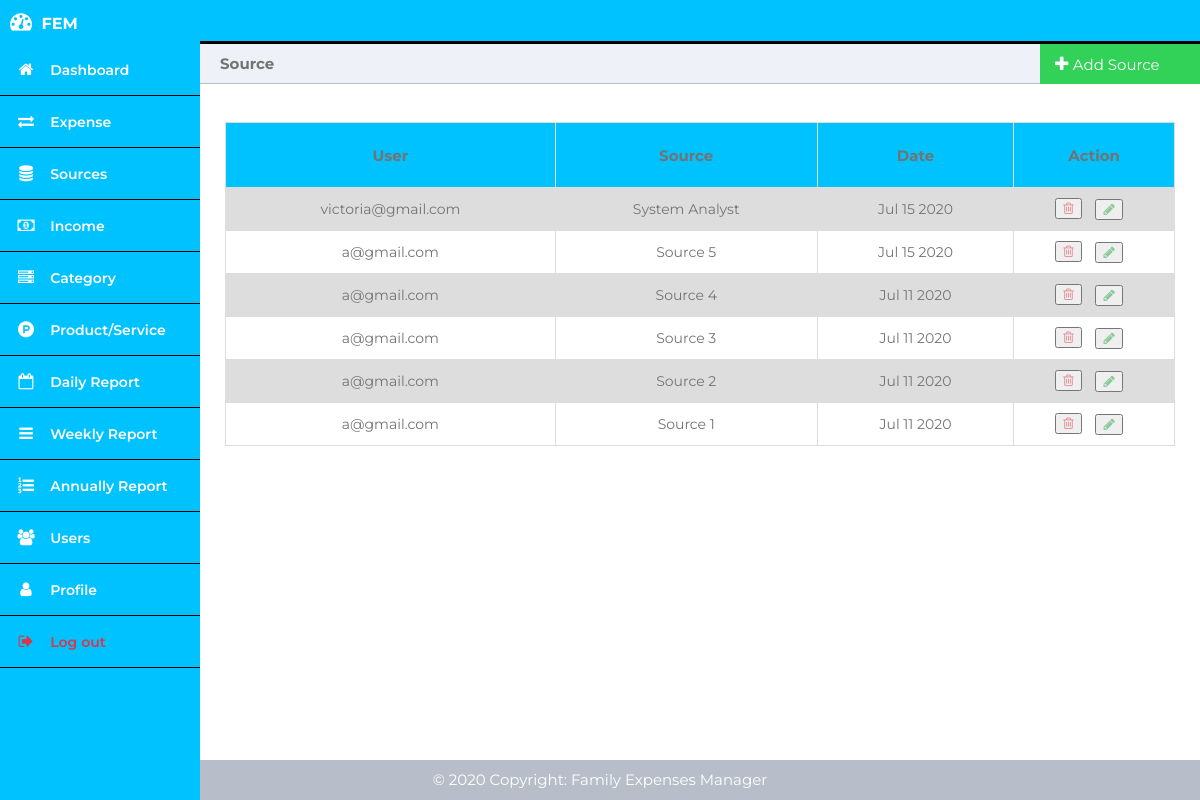
Before: /admin/source.php (signed in) with the older database file.
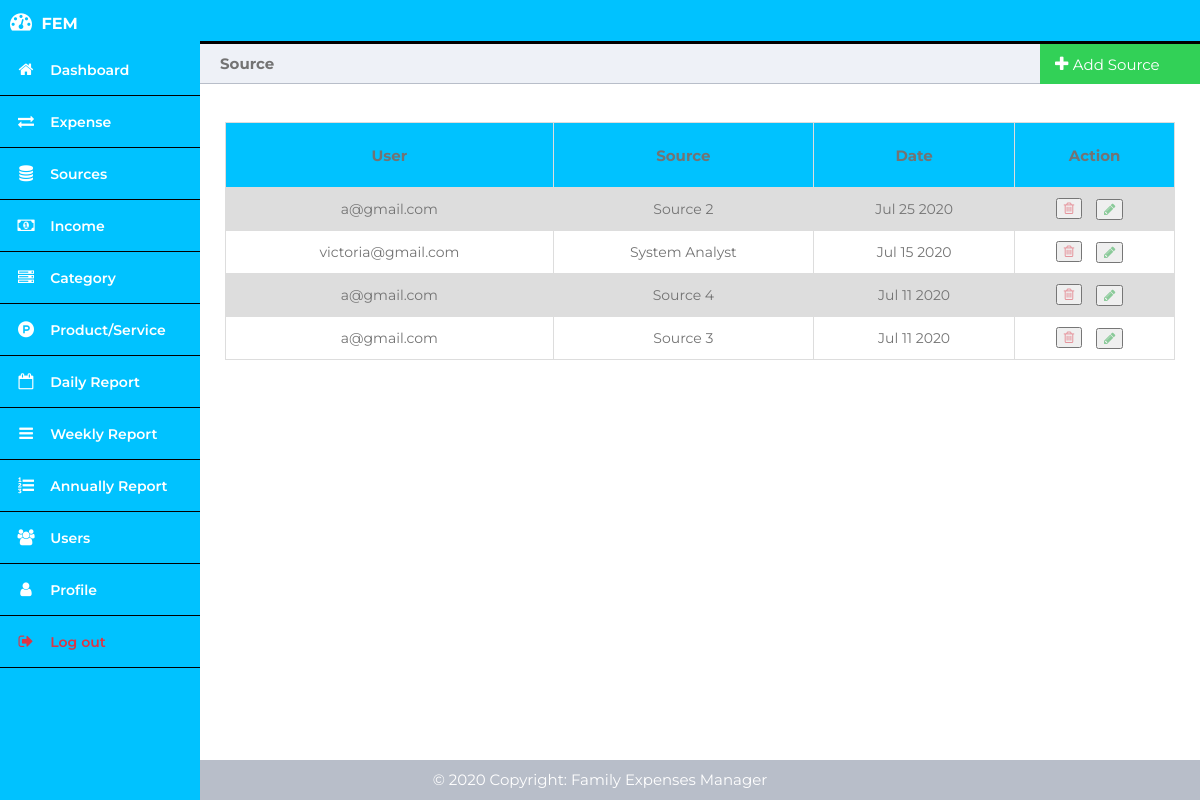
After: the same page with the newer database file.
### tables this page shows
CREATE TABLE `Source` (
  `source_id` int(11) NOT NULL,
  `user_id` int(11) NOT NULL,
  `name` varchar(100) NOT NULL,
  `created_at` timestamp NOT NULL DEFAULT current_timestamp() ON UPDATE current_timestamp()
);

CREATE TABLE `User` (
  `user_id` int(11) NOT NULL,
  `first_name` varchar(50) NOT NULL,
  `last_name` varchar(50) NOT NULL,
  `user_email` varchar(100) NOT NULL,
  `family_number` int(3) NOT NULL DEFAULT 0,
  `is_admin` tinyint(1) NOT NULL DEFAULT 0,
  `user_password` varchar(200) NOT NULL,
  `created_at` date NOT NULL DEFAULT current_timestamp()
);

### admin/source.php (the view, shortened to what this page needs)
<?php
	require_once('../config/db_connection.php');
?>
<!DOCTYPE html>
<html>
	<head>
		<link rel="stylesheet" href="../css/dashboard.css">
        <link rel="stylesheet" href="https://cdnjs.cloudflare.com/ajax/libs/font-awesome/4.7.0/css/font-awesome.min.css">
	</head>
	<body>
		<?php include('header.php'); ?>
		<div class="main-content">
			<div class="title-left" style="font-size: 15px; color: #737373;">
				Source
			</div>
			<div class="title-right" id="myBtn">
				<div class="add">
					<i class="fa fa-plus"></i>
					<a style="font-size: 15px;">Add Source</a>
				</div>
			</div>
			<div>
				<?php include('../errors.php'); ?><br>
			</div>
			<div>
				<?php include('../success.php'); ?><br>
			</div>
			<table style="color: #737373; font-size: 14px;">
				<tr style="height: 65px; font-size: 15px;">
					<th style="color: #737373;">User</th>
					<th style="color: #737373;">Source</th>
					<th style="color: #737373;">Date</th>
					<th style="color: #737373;">Action</th>
				</tr>
				<?php
                    $query   = "SELECT * FROM Source ORDER BY created_at DESC";
                    $results = mysqli_query($con, $query);
                    if (mysqli_num_rows($results) > 0) {
                        while($row = $results->fetch_assoc()) {
							$user_id = $row['user_id'];
							$query   = "SELECT * FROM User WHERE user_id = '$user_id'";
							$result2 = mysqli_query($con, $query);
							if (mysqli_num_rows($result2) == 1) {
								$user_data = $result2->fetch_assoc();
							}
							?>
								<tr>
									<td><?php echo $user_data['user_email'] ?></td>
									<td><?php echo $row['name'] ?></td>
									<td><?php echo date('M d Y',strtotime($row['created_at'])) ?></td>
									<td>
										<form action="" method="POST" style="margin-left:-40px;">
											<button name="delete-expense">
												<i class="fa fa-trash-o icon-delete" id="delete" title="Delete"></i>
											</button>&nbsp;&nbsp;&nbsp;
										</form>
										<div style="margin-left:30px; margin-top:-20px">
											<button>
												<a href="expense-update.php?id1=<?php echo $_SESSION['user_id'] ?>&id2=<?php echo $row['expense_id'] ?>&id3=<?php echo $product_service_data['product_service_id'] ?>&price=<?php echo $row['price'] ?>">
													<i class="fa fa-pencil icon-edit" title="Edit"></i>
												</a>
											</button>
										</div>
									</td>
								</tr>
							<?php
						}
					}
				?>
			  </table>
			  <div class="table-bottom-space"></div>
		</div>
		<?php include_once("../footer.php"); ?>
	</body>
</html>

Changed rows visible on the page:
removed source: user.user_email "a@gmail.com", name "Source 5", created_at "Jul 15 2020"
removed source: user.user_email "a@gmail.com", name "Source 2", created_at "Jul 11 2020"
removed source: user.user_email "a@gmail.com", name "Source 1", created_at "Jul 11 2020"
added source: user.user_email "a@gmail.com", name "Source 2", created_at "Jul 25 2020"
